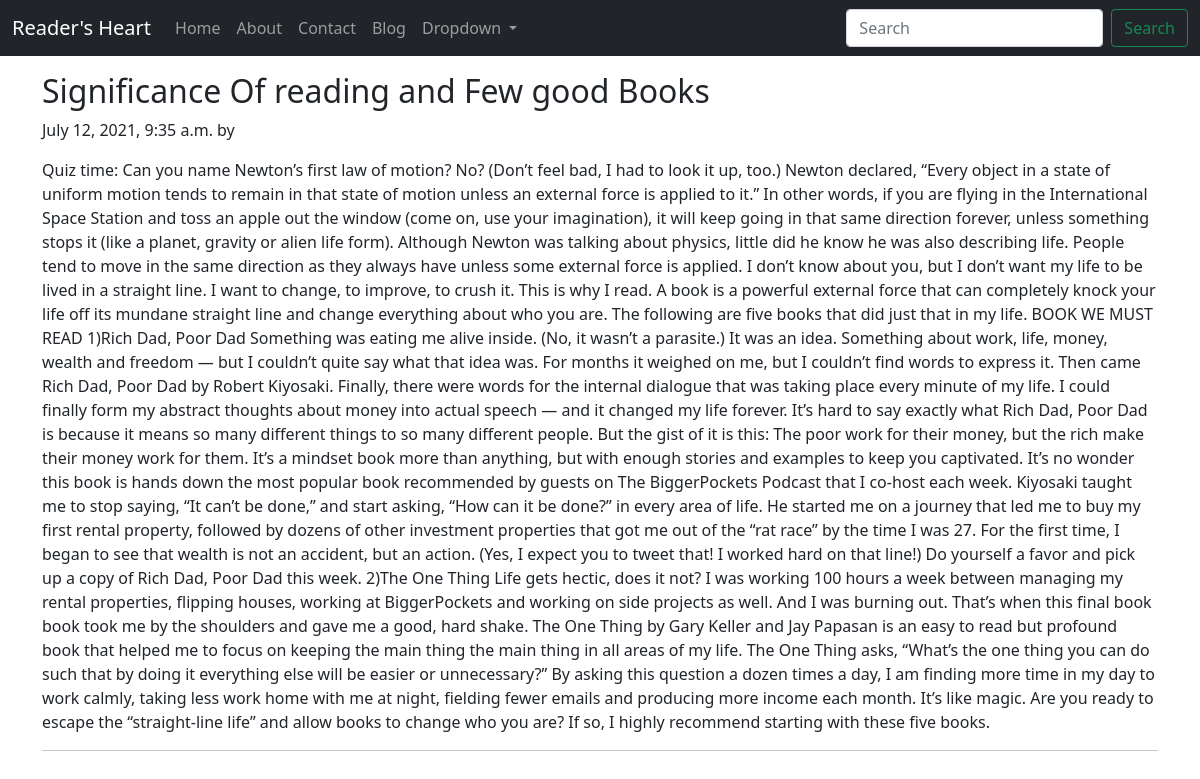
Screenshot of /main/Post-One with the database file from the repository.
### main/models.py (models this page shows, shortened)
class Post(models.Model):
    sno = models.AutoField(primary_key=True)
    title= models.CharField(max_length=255)
    content= models.TextField()
    writer= models.CharField(max_length=100)
    slug=models.CharField(max_length=130)
    timeStamp = models.DateTimeField(blank=True)

### main/views.py (the view)
# urls.py: path('<str:slug>', views.mainpost, name='mainpost')
def mainpost(request,slug):
    post = Post.objects.filter(slug=slug).first()
    context={'post':post}
    return render(request,'main/mainpost.html',context)

### templates/main/mainpost.html (shortened to what this page needs)
{% extends 'base.html' %}
{% block body %}
<div class="container my-3">
<div class="blog-post">
        <h2 class="blog-post-title">{{post.title}}</h2>
        <p class="blog-post-meta">{{post.timeStamp}} by <a href="#">{{post.author}}</a></p>
        <p>{{post.content}}</p>
        <hr>
      </div>
      </div>
{% endblock body %}

### rows the page displays
Post: title "Significance Of reading and Few good Books", timeStamp "July 12, 2021, 9:35 a.m.", content "Quiz time: Can you name Newton’s first law of motion? No? (Don’t feel bad, I had to look it up, too.) Newton declared, “Every object in a state of uniform motion tends to remain in that state of motion unless an external force is applied to it.” In other words, if you are flying in the International Space Station and toss an apple out the window (come on, use your imagination), it will keep going in that same direction forever, unless something stops it (like a planet, gravity or alien life form). Although Newton was talking about physics, little did he know he was also describing life. People tend to move in the same direction as they always have unless some external force is applied. I…"
